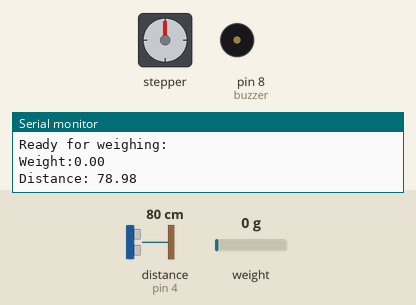
Simulated run of this sketch. Board: Arduino Uno, built with avr-gcc and run on an emulated ATmega328P. Parts: stepper motor, buzzer (waves = sounding), the last lines printed to the serial monitor. Wiring (inferred from the names in the program): ultrasonic range finder: trigger pin 3; echo pin 4. Inputs (shaded band) come from the test bench; at power-on: distance to the obstacle (sensor on pin 4) 80 cm, weight on the scale 0 g. The echo pulse lasts 58.3 µs per cm; stepper angles assume 400 steps per turn.

Above: at 9.3 s.
9.4 s: distance to the obstacle (sensor on pin 4) set to 12 cm
15.1 s: distance to the obstacle (sensor on pin 4) set to 9 cm
At 16.1 s:
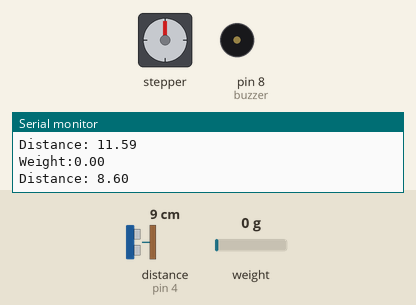
20.8 s: distance to the obstacle (sensor on pin 4) set to 18 cm
At 22.3 s:
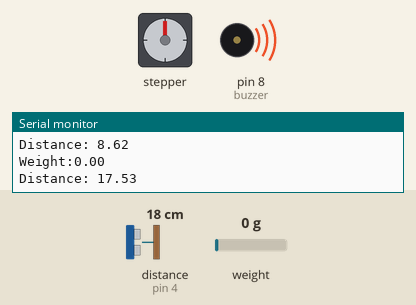
29.9 s: distance to the obstacle (sensor on pin 4) set to 2 cm
At 43.9 s:
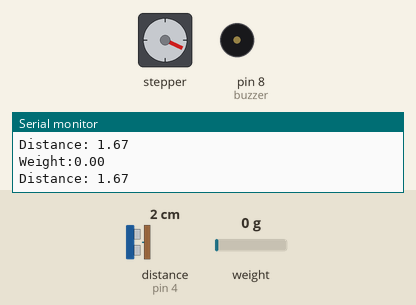
Timing chart, 0 to 46.8 s (numbered marks = the images above; inputs shaded):
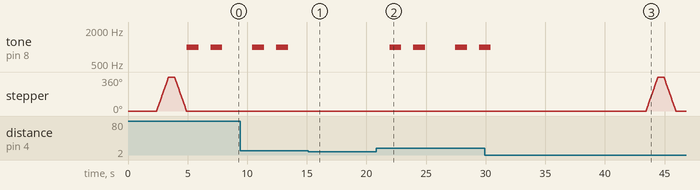

The sketch:

sketch_maincode.ino
```cpp
//Library for stepper motor                                                                                                                                                                                                                  #include<HX711_ADC.h>
#include<Stepper.h>

//Library for load cell
#include<HX711_ADC.h>

// Connects DOUT pin,SCK pin of HX711 to pin6, pin7 of Arduino
HX711_ADC LoadCell(6,7);

//Defines pins numbers of HC-SR04
#define trig 3
#define echo 4

//Defines variables
long Time;
float Distance;
int stepsPerRevolution=400;
int i=0;

//Sets pins of Arduino connected to steppermotor
Stepper myStepper(stepsPerRevolution,10,11,12,13);

//Sets pin for buzzer
#define buzzer 8

void setup() {
  Serial.begin(9600);// Starts the serial communication
  LoadCell.begin();//Starts connection to HX711
  LoadCell.start(2000);//Sets a stabilising time to improve tare precision
  LoadCell.setCalFactor(365.0);//Set calibration factor for load cell
  Serial.println("Ready for weighing:");
  pinMode(trig,OUTPUT);//Sets the trigPin of HC-SR04 as an Output
  pinMode(echo,INPUT);//Sets the echoPin as an Input
  myStepper.setSpeed(60);//Sets rotate speed for stepper motor
  pinMode(buzzer,OUTPUT);

}

void loop() {
  LoadCell.update();//Retrives data from load cell
  float weight=LoadCell.getData();//Gets output value
  Serial.print("Weight:");
  Serial.println(weight);
  //Sets the trig on High for 10 micro seconds to start working
  digitalWrite(trig,HIGH);
  delayMicroseconds(10);
  digitalWrite(trig,LOW);
  //Echo records the sounds wave's traveling time
  Time=pulseIn(echo,HIGH);
  //Calculates the distance by multipling traveling time by sound speed
  Distance=Time*0.034/2;
  Serial.print("Distance: ");
  Serial.println(Distance);

//Invokes motor function when feeding is required
//The threshold set for weight of food in bowl is less than 20g
//Sets i as a stablility factor because there is some problem with the HX711 board that it may detecte and read the value of weight unstably
//i is a multiple of 15 means that the weight sensor will detect 15 times in a row to ensure that it returns correct and stable data.
if(weight<20&&(i%15==0)){
  myStepper.step(stepsPerRevolution);//Motor rotates clockwise
  delay(500);
  myStepper.step(-stepsPerRevolution);//Motor rotates counterclockwise

}
i++;

//Invokes the buzzer function when sensor detects that food in vessel is few
//Sensor detects the distance between the top of vessel and the food to estimate the amount of remaining food, the threshold we set is 10cm
if(Distance>10){
  for(int i=0;i<2;i++)//Controls numbers of voice prompts
  {
    tone(buzzer,1000);//Sends a tone at a frequency of 1000 Hz
    delay(1000);
    noTone(buzzer);
    delay(1000);
  }
}
delay(1500);
}
```

Measured:
- after the input at 15.1 s, tone on pin 8 (buzzer): stops changing and stays silent
- after the input at 20.8 s, tone on pin 8 (buzzer): goes 1000 Hz 1.0 s, silent 1.0 s, 1000 Hz 1.0 s, silent 2.5 s, 1000 Hz 1.0 s, silent 1.0 s, then 1000 Hz, starting after 1.1 s
- after the input at 29.9 s, tone on pin 8 (buzzer): goes on until 30.4 s, then stays silent; stepper: turns 360° clockwise in 0.99 s, then 360° counter-clockwise in 0.99 s
- by itself, tone on pin 8 (buzzer): alternates 1000 Hz for 1.0 s and silent for 1.0 s
- by itself, stepper: turns 360° clockwise in 0.99 s, then 360° counter-clockwise in 0.99 s
